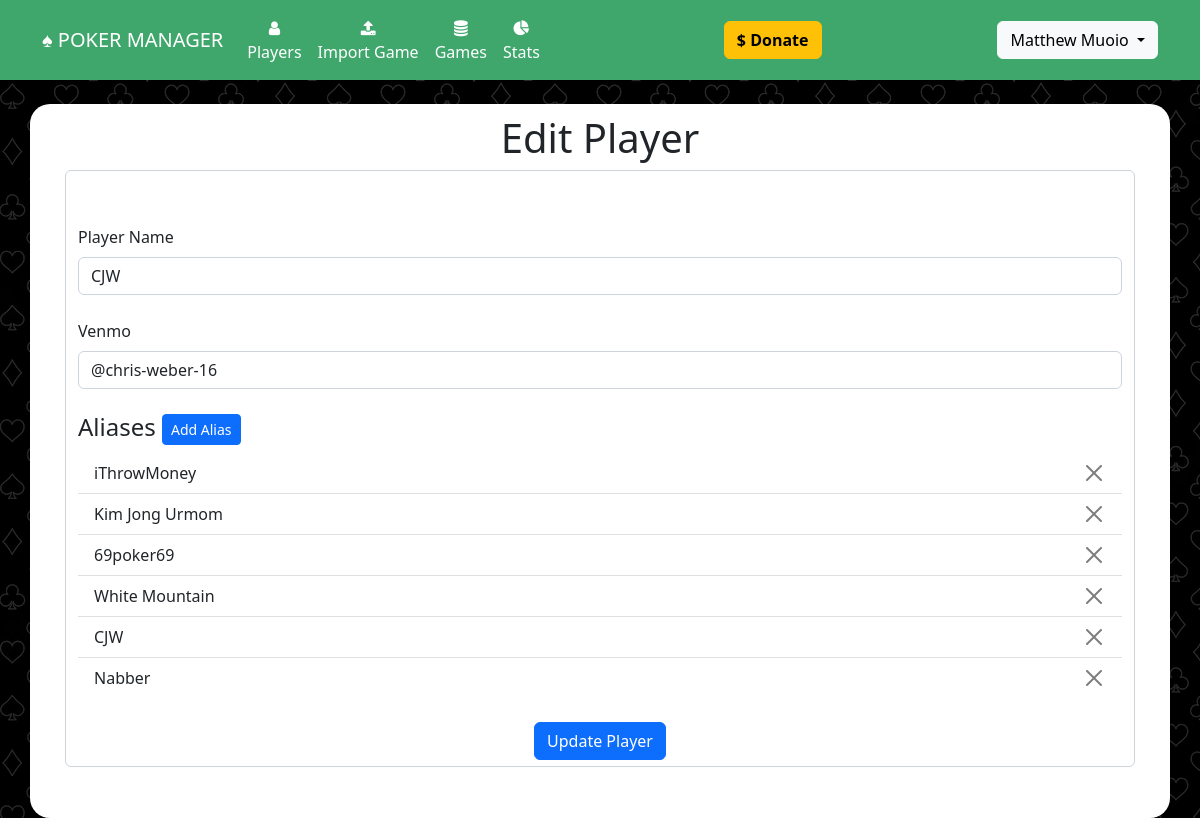
Page /edit_player?player_id=7 (signed in) on the committed database.
### website/models.py (models this page shows)
class User(db.Model, UserMixin):
	id = db.Column(db.Integer, primary_key=True)
	email = db.Column(db.String(150), unique=True)
	password = db.Column(db.String(150))
	first_name = db.Column(db.String(150))
	last_name = db.Column(db.String(150))
	player_id = db.Column(db.Integer, db.ForeignKey('player.id'))
	admin = db.Column(db.Boolean, default=False)
	subscribed = db.Column(db.Boolean, default=False)
	can_upload = db.Column(db.Boolean, default=False)
	expires_on = db.Column(db.DateTime(timezone=True), default=func.now())

class Player(db.Model):
	id = db.Column(db.Integer, primary_key=True)
	name = db.Column(db.String(150), unique=True)
	venmo = db.Column(db.String(300))
	email = db.Column(db.String(300))
	games_played = db.Column(db.Integer, default=0)
	aliases = db.relationship('Alias', backref='player')
	earnings = db.relationship('Earning', backref='player')
	user = db.relationship('User', backref='player')
	pokernowid = db.relationship('PokernowId', backref='player')
	bankroll = db.relationship('Bankroll', backref='player')

class Alias(db.Model):
	id = db.Column(db.Integer, primary_key=True)
	alias = db.Column(db.String(150), unique=True)
	player_id = db.Column(db.Integer, db.ForeignKey('player.id'))

### website/views.py (the view, shortened to what this page needs)
@views.route('/edit_player', methods=['GET','POST'])
@admin_required
def edit_player():
	player_id = request.args.get('player_id')
	if not player_id:
		flash("That user does not exist.", category="error")
		return redirect(url_for('views.players'))
	player = Player.query.filter_by(id=player_id).first()
	if not player:
		flash("That player does not exist.", category="error")
		return redirect(url_for('views.players'))
	return render_template("edit_player.html", user=current_user, player=player)

### website/__init__.py (called while the page is built)
def create_app():
	app = Flask(__name__)
	app.config['SECRET_KEY'] = 'secret_key_password_string'
	app.config['SQLALCHEMY_DATABASE_URI'] = os.getenv('DATABASE_URL_SQ')
	migrate.init_app(app, db, render_as_batch=True)
	db.init_app(app)
	from .models import User, Player, Alias, Game, Payment, Url, Earning, PokernowId, Behavior
	from .views import views
	from .auth import auth
	app.register_blueprint(views, url_prefix='/')
	app.register_blueprint(auth, url_prefix='/')
	login_manager = LoginManager()
	login_manager.login_view = 'auth.login'
	login_manager.init_app(app)
	@login_manager.user_loader
	def load_user(id):
		return User.query.get(int(id))
	return app

### website/views.py (called while the page is built)
def admin_required(f):
	@wraps(f)
	def decorated_function(*args, **kwargs):
		if current_user.is_anonymous:
			return redirect(url_for('auth.login'))
		if current_user and current_user.admin:
			return f(*args, **kwargs)
		else:
			return redirect(url_for('auth.login'))
	return decorated_function

### website/templates/edit_player.html (shortened to what this page needs)
{% extends "base.html" %}
{% block content %}
<h1 align="center">Edit Player</h1>
<form method="POST">
	<div class="form-control mb-3">
	<a href="{{url_for('views.players')}}" class="nav-item nav-link"><i  class="fa fa-reply" aria-hidden="true"></i></a><br/>
	<label for="player_name" class="form-label">Player Name</label>
	<input type="text" name="player_name" id="player_name" class="form-control" value="{{ player.name }}"></input>
	<br/>
	<label for="player_venmo" class="form-label">Venmo</label>
	<input type="text" name="player_venmo" id="player_venmo" class="form-control" value="{{ player.venmo }}"></input>
	<br/>
	<h4>Aliases <button type="button" class="btn btn-primary btn-sm"  data-bs-toggle="modal" data-bs-target="#addAliasModal"  data-bs-player-name="{{ player.name }}">Add Alias</button></h4>
	<ul class="list-group list-group-flush" id="notes">
		{% for alias in player.aliases %}
		<li class="list-group-item">{{ alias.alias }}
			{% if user and user.is_authenticated and user.admin %}<button type="button" class="btn-close float-end" onClick="deleteAlias({{alias.id}},{{player.id}})"></button>{% endif %}
		</li>
		{% endfor %}
	</ul>
	<br/>
	<div align="center">
		<button type="submit" id="player-submit" name="player-submit" class="btn btn-primary">Update Player</button>
	</div>
	</div>
</form>
{% endblock %}

### website/templates/base.html (shortened to what this page needs)
<!DOCTYPE html>
<html>
    <head>
<link href="https://cdn.jsdelivr.net/npm/bootstrap@5.2.0-beta1/dist/css/bootstrap.min.css" rel="stylesheet">
    <link
      rel="stylesheet"
      href="https://stackpath.bootstrapcdn.com/font-awesome/4.7.0/css/font-awesome.min.css"
    />
    <link
      rel="stylesheet"
      href="static/style.css"
    />
    </head>
    <body class="body">
        <nav class="navbar navbar-expand-lg navbar-dark" style="background-color: #3fa76c;">
            <div class="container-fluid" style="max-width: 1140px;margin-right:auto;margin-left:auto">
                <a class="navbar-brand" href="/">&spades; POKER MANAGER</a>
                <div class="collapse navbar-collapse justify-content-start" id="mainNavbar">
                    <div class="navbar-nav">
                        <ul class="navbar-nav me-auto mb-2 mb-lg-0">
                            <li class="nav-item" align="center"><a class="nav-link" id="nav-players" href="/players"><i class="fa fa-user" aria-hidden="true"></i><br/>Players</a></li>
                            {% if user and  user.is_authenticated and user.can_upload %}
                            <li class="nav-item" align="center"><a class="nav-link" id="nav-import-game" href="/import_game"><i class="fa fa-upload" aria-hidden="true"></i><br/>Import Game</a></li>
                            {% endif %}
                            <li class="nav-item" align="center"><a class="nav-link" id="nav-import-game" href="/games"><i class="fa fa-database" aria-hidden="true"></i><Br/>Games</a></li>
                            {% if user and  user.is_authenticated and user.player_id and user.subscribed %}
                            <li class="nav-item" align="center"><a class="nav-link" id="nav-import-game" href="/player_stats"><i class="fa fa-pie-chart" aria-hidden="true"></i><br/>Stats</a></li>
                            {% endif %}
                        </ul>
                    </div>
                    <div class="navbar-nav ml-auto" style="margin-left: auto">
                       <a href="https://account.venmo.com/u/MattMuoio" target="_blank" class="btn btn-warning"><b>$ Donate</b></a>
                    </div>
                    <div class="navbar-nav ml-auto" style="margin-left: auto">
                        <ul class="navbar-nav me-auto mb-2 mb-lg-0">
                            {% if user and  user.is_authenticated %}
                            <div class="dropdown">
                                <button class="btn btn-light dropdown-toggle" type="button" data-bs-toggle="dropdown" aria-expanded="false">
                                {{user.first_name}} {{user.last_name}}
                                </button>
                            </div>
                            {% else %}
                            <ul class="navbar-nav me-auto mb-2 mb-lg-0">
                                <li class="nav-item"><a class="nav-link" id="nav-signUp" href="/sign-up">Sign Up</a></li>
                                <li class="nav-item"><a class="nav-link" id="nav-login" href="/login">Login</a></li>
                            </ul>
                            {% endif %}
                        </ul>
                    </div>
                </div>
            </div>
        </nav>
        <br/>
        <div class="container h-100 body_container" style="max-width:1140px; background-color: #fff;">
            {% block content %}
            {% endblock %}
        </div>
    </body>
</html>

### website/static/style.css (style rules this page uses)
.body { height: 100%; background-image: url('card_suits4.png'); }
.body_container { border-radius: 20px; padding: 10px 35px 35px 35px; }
.nav-link { color: #fff; }

### rows in the picture
User: first_name "Matthew", last_name "Muoio"
Player: player_name "CJW", player_venmo "@chris-weber-16"
Alias: alias "iThrowMoney"
Alias: alias "Kim Jong Urmom"
Alias: alias "69poker69"
Alias: alias "White Mountain"
Alias: alias "CJW"
Alias: alias "Nabber"
